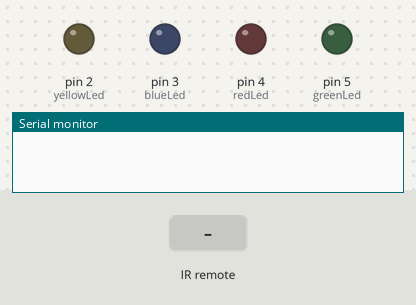
The sketch below on a simulated Arduino Uno, built with avr-gcc and run on an emulated ATmega328P. Parts: output pins drawn as LEDs (lit = HIGH), the last lines printed to the serial monitor. The test bench sets the inputs (shaded band).

Above: at 1.2 s.
1.3 s: infrared code 0x1854 received
At 2.5 s:
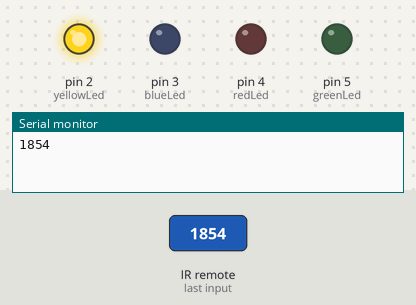
2.8 s: infrared code 0x1856 received
At 3.7 s:
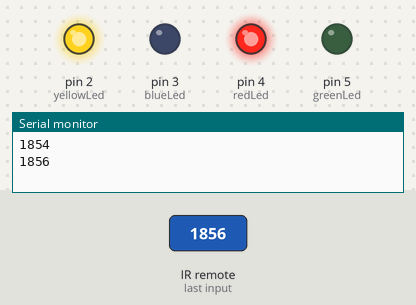
4.3 s: infrared code 0x1855 received
At 4.9 s:
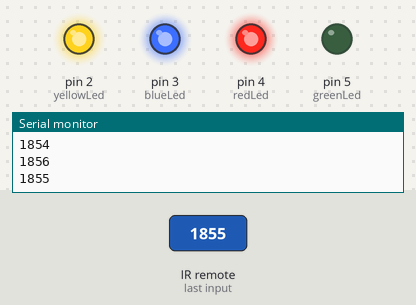
5.8 s: infrared code 0x1853 received
At 7.0 s:
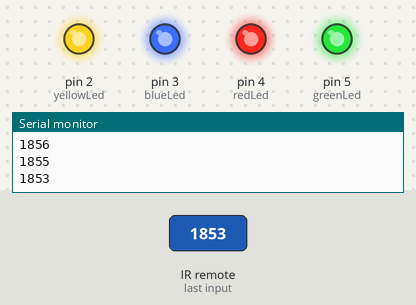
7.3 s: infrared code 0x1854 received
At 8.4 s:
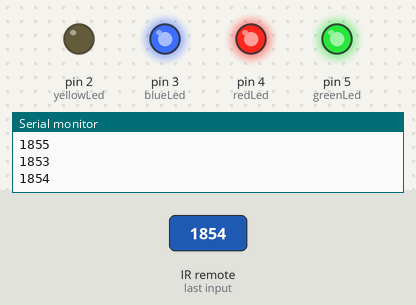
8.8 s: infrared code 0x1875 received
At 9.5 s:
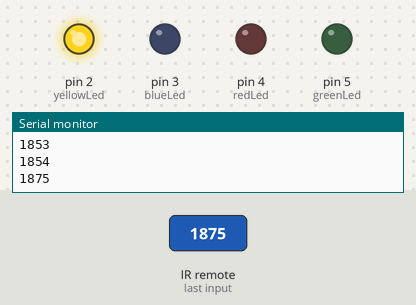
Timing chart, 0 to 11.3 s (numbered marks = the images above; inputs shaded):
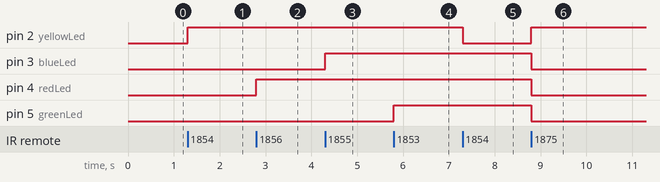

Measured:
- after the input at 1.3 s, pin 2 (yellowLed): LOW → HIGH at once
- after the input at 2.8 s, pin 4 (redLed): LOW → HIGH at once
- after the input at 4.3 s, pin 3 (blueLed): LOW → HIGH at once
- after the input at 5.8 s, pin 5 (greenLed): LOW → HIGH at once
- after the input at 7.3 s, pin 2 (yellowLed): HIGH → LOW at once
- after the input at 8.8 s, pin 2 (yellowLed): LOW → HIGH at once; pin 3 (blueLed), pin 4 (redLed), pin 5 (greenLed): HIGH → LOW at once

The sketch:

KumandaIleLed.ino
```cpp
#include <IRremote.h>
const int RECV_PIN = 7;
IRrecv irrecv(RECV_PIN);
decode_results results;

#define yellowLed 2
#define blueLed 3
#define redLed 4
#define greenLed 5

#define yellowBtn 0x1054
#define blueBtn 0x1055
#define redBtn 0x1056
#define greenBtn 0x1053
#define clearBtn 0x1075
void setup() {
  pinMode(yellowLed, OUTPUT);
  digitalWrite(yellowLed, 0);

  pinMode(blueLed, OUTPUT);
  digitalWrite(blueLed, 0);

  pinMode(redLed, OUTPUT);
  digitalWrite(redLed, 0);

  pinMode(greenLed, OUTPUT);
  digitalWrite(greenLed, 0);

  Serial.begin(9600);
  irrecv.enableIRIn();
}

void loop() {
  if (irrecv.decode(&results)) {
    Serial.println(results.value, HEX);

    if (results.value == yellowBtn || results.value == 0x1854) {
      digitalWrite(yellowLed, !digitalRead(yellowLed));
    }
    else if (results.value == redBtn || results.value == 0x1856) {
      digitalWrite(redLed, !digitalRead(redLed));
    }
    else if (results.value == blueBtn || results.value == 0x1855) {
      digitalWrite(blueLed, !digitalRead(blueLed));
    }
    else if (results.value == greenBtn || results.value == 0x1853) {
      digitalWrite(greenLed, !digitalRead(greenLed));
    }
    else if (results.value == clearBtn || results.value == 0x1875){
      digitalWrite(yellowLed, !digitalRead(yellowLed));
      digitalWrite(blueLed, !digitalRead(blueLed));
      digitalWrite(redLed, !digitalRead(redLed));
      digitalWrite(greenLed, !digitalRead(greenLed));
    }
    irrecv.resume();
  }
}
```
